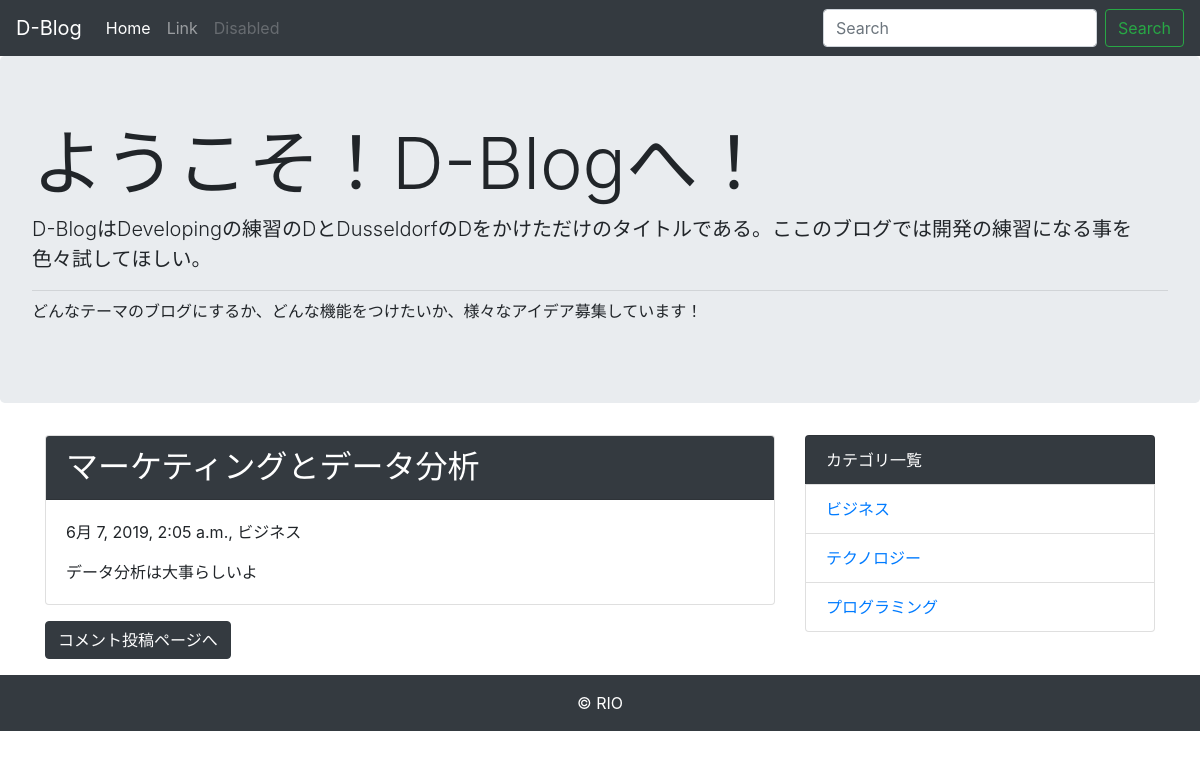
Page /detail/2/ (signed in) on the committed database.
### blog/models.py (models this page shows, shortened)
class Post(models.Model):
    title = models.CharField('タイトル', max_length=50)
    text = models.TextField('本文')
    created_at = models.DateTimeField('作成日', default=timezone.now)
    category = models.ForeignKey(Category, verbose_name='カテゴリ', on_delete=models.PROTECT)

class Category(models.Model):
    name = models.CharField('カテゴリ名', max_length= 50)
    created_at = models.DateTimeField('作成日', default=timezone.now)
    def __str__(self):
        return self.name

### blog/views.py (the view)
# urls.py: path('detail/<int:pk>/', views.DetailView.as_view(), name='detail'),
class DetailView(generic.DetailView):
    model = Post

### blog/context_processors.py (called while the page is built)
def common(request):
    context = {
        'category_list': Category.objects.all(),
    }
    return context

### blog/templates/blog/post_detail.html (shortened to what this page needs)
{% extends 'blog/base.html' %}
{% block content %}
<div class="card mb-3">
        <h2 class="card-header bg-dark text-white">{{post.title}}</h4>
        <div class="card-body">
            <p>{{ post.created_at}}, {{ post.category }}</p>
            {{ post.text | linebreaksbr | urlize }}
        </div>
    </div>
<a class="btn btn-dark mb-3" href="{% url 'blog:comment' post.pk %}">コメント投稿ページへ</a>
{% endblock %}

### blog/templates/blog/base.html (shortened to what this page needs)
<!doctype html>
<html lang="ja">
  <head>
    <link rel="stylesheet" href="https://maxcdn.bootstrapcdn.com/bootstrap/4.0.0-beta.2/css/bootstrap.min.css">
  </head>
  <body>
      <nav class="navbar navbar-expand-lg navbar-dark bg-dark">
          <a class="navbar-brand" href="#">D-Blog</a>
          <div class="collapse navbar-collapse" id="navbarSupportedContent">
            <ul class="navbar-nav mr-auto">
              <li class="nav-item active">
                <a class="nav-link" href="{% url 'blog:index' %}">Home</a>
              </li>
              {% if user.is_superuser %}
              <li class="nav-item">
                <a class="nav-link" href="{% url 'admin:index' %}">Link</a>
              </li>
              {% endif %}
              <li class="nav-item">
                <a class="nav-link disabled" href="#">Disabled</a>
              </li>
            </ul>
            <form class="form-inline my-2 my-lg-0" method="GET" action="{% url 'blog:index' %}">
              <input class="form-control mr-sm-2" type="text" placeholder="Search" aria-label="Search" name="keyword">
              <button class="btn btn-outline-success my-2 my-sm-0" type="submit">Search</button>
            </form>
          </div>
        </nav>
        <div class="jumbotron">
            <h1 class="display-3">ようこそ！D-Blogへ！</h1>
            <p class="lead">D-BlogはDevelopingの練習のDとDusseldorfのDをかけただけのタイトルである。ここのブログでは開発の練習になる事を色々試してほしい。</p>
            <hr class="my-2">
            <p>どんなテーマのブログにするか、どんな機能をつけたいか、様々なアイデア募集しています！</p>
        </div>
    <div class="container">
      <div class="row">
        <div class="col-md-8">
            {% block content %}
            {% endblock %}
        </div>
        <div class="col-md-4">
        <ul class="list-group">
            <li class="list-group-item bg-dark text-white">カテゴリ一覧</li>
            {% for category in category_list%}
            <li class="list-group-item"><a href='{%url "blog:category" category.pk%}'>{{category}}</a></li>
            {% endfor %}
          </ul>
        </div>
      </div>
    </div>
    <footer class="bg-dark text-white text-center py-3">
      &copy RIO
    </footer>
  </body>
</html>

### rows in the picture
Post: title "マーケティングとデータ分析", created_at "6月 7, 2019, 2:05 a.m.", category "ビジネス", text "データ分析は大事らしいよ"
Category: name "ビジネス"
Category: name "テクノロジー"
Category: name "プログラミング"
